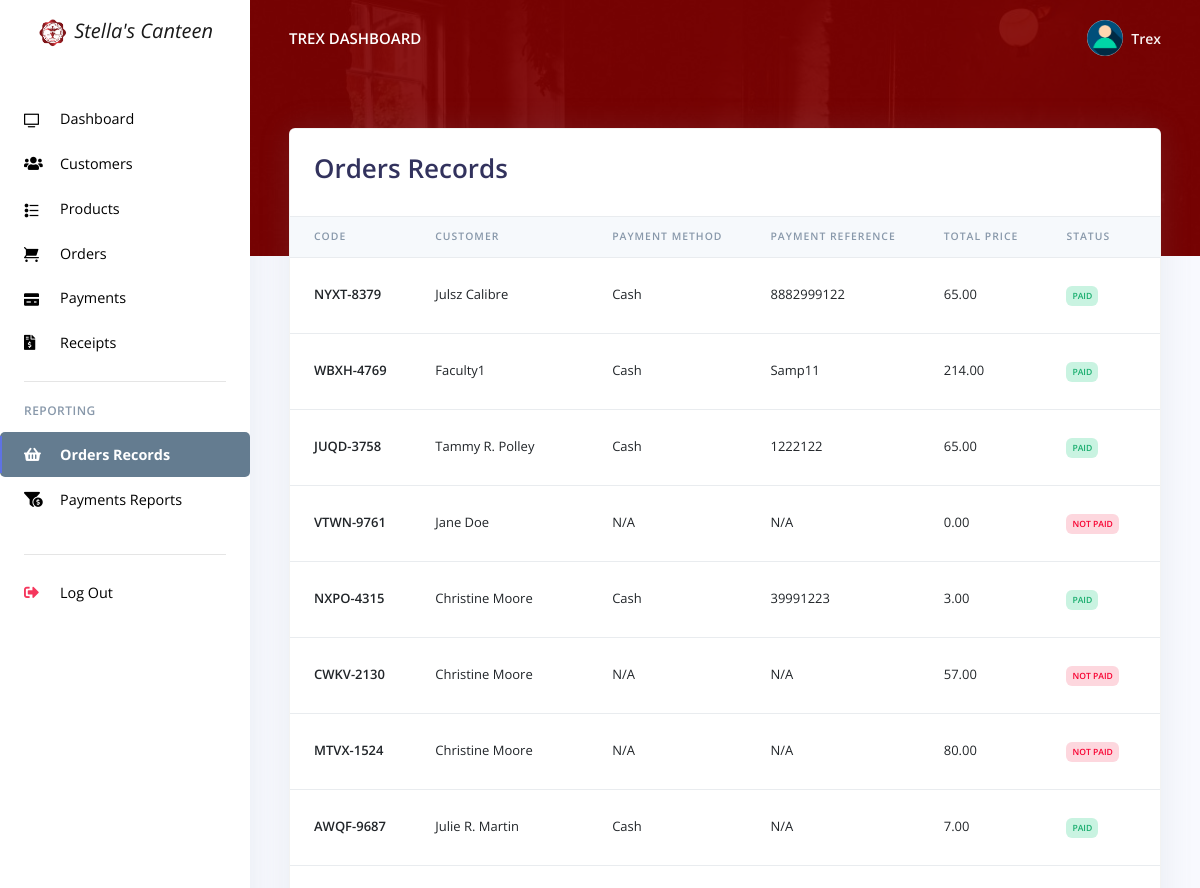
Before: /stella/admin/orders_reports.php (signed in, upper part) with the older database file.
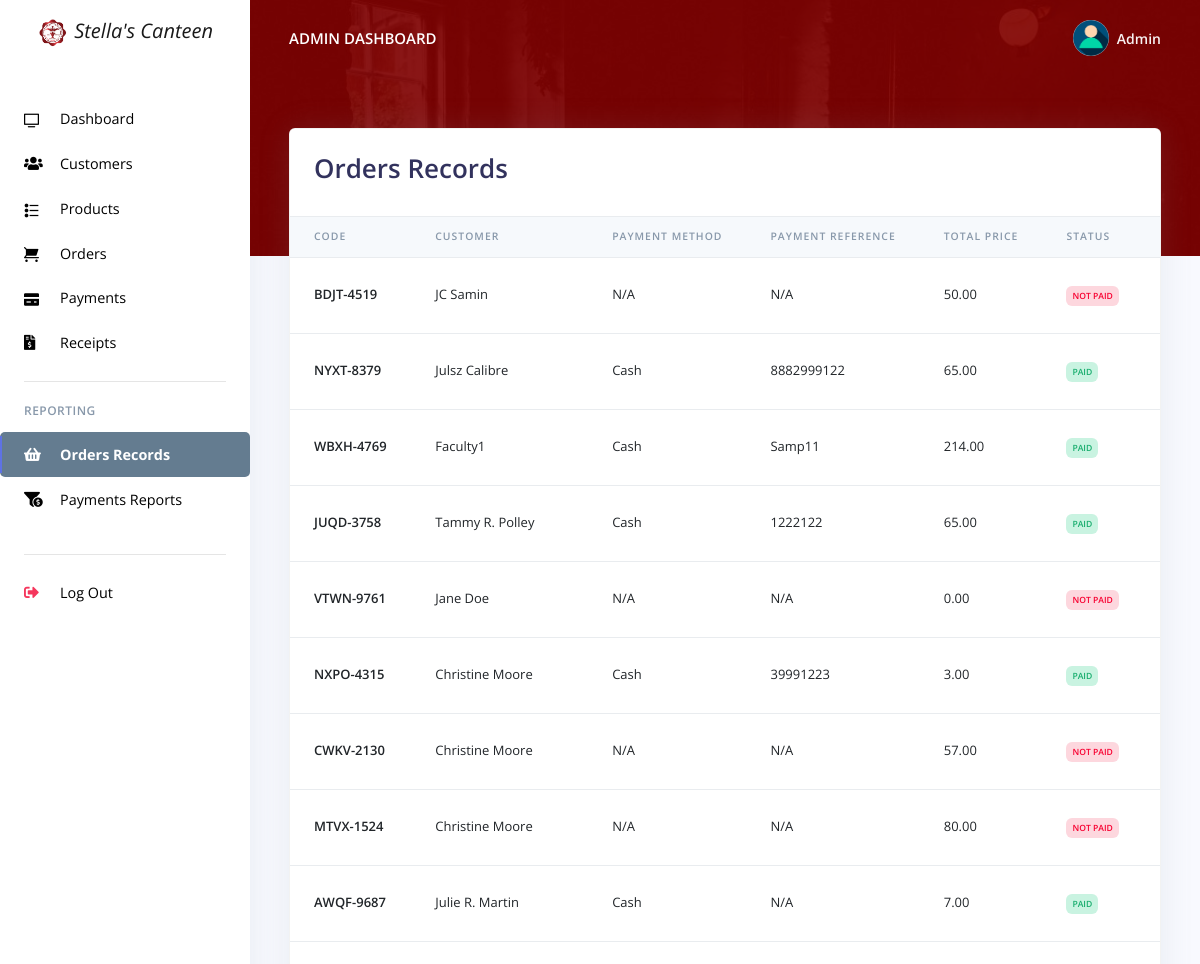
After: the same page with the newer database file.
### tables this page shows
CREATE TABLE `rpos_admin` (
  `admin_id` varchar(200) NOT NULL,
  `admin_name` varchar(200) NOT NULL,
  `admin_email` varchar(200) NOT NULL,
  `admin_password` varchar(200) NOT NULL
);

CREATE TABLE `rpos_orders` (
  `order_id` varchar(200) NOT NULL,
  `order_code` varchar(200) NOT NULL,
  `customer_id` varchar(200) NOT NULL,
  `customer_name` varchar(200) NOT NULL,
  `prod_id` varchar(200) NOT NULL,
  `prod_name` varchar(200) NOT NULL,
  `prod_price` varchar(200) NOT NULL,
  `prod_qty` varchar(200) NOT NULL,
  `order_status` varchar(200) NOT NULL,
  `created_at` timestamp(6) NOT NULL DEFAULT current_timestamp(6) ON UPDATE current_timestamp(6)
);

CREATE TABLE `rpos_payments` (
  `pay_id` varchar(200) NOT NULL,
  `pay_code` varchar(200) NOT NULL,
  `order_code` varchar(200) NOT NULL,
  `customer_id` varchar(200) NOT NULL,
  `pay_amt` varchar(200) NOT NULL,
  `pay_method` varchar(200) NOT NULL,
  `created_at` timestamp(6) NOT NULL DEFAULT current_timestamp(6) ON UPDATE current_timestamp(6),
  `pay_ref` varchar(60) NOT NULL,
  `pay_proof` varchar(100) NOT NULL
);

### stella/admin/orders_reports.php (the view, shortened to what the changed rows need)
<?php
include('config/config.php');
require_once('partials/_head.php');
?>
<body>
    <?php
    require_once('partials/_sidebar.php');
    ?>
    <div class="main-content">
        <?php
        require_once('partials/_topnav.php');
        ?>
        <div class="container-fluid mt--8">
            <div class="row">
                <div class="col">
                    <div class="card shadow">
                        <div class="card-header border-0">
                            <h1 class="font-extrabold">Orders Records</h1>
                        </div>
                        <div class="table-responsive">
                            <table class="table align-items-center table-flush">
                                <thead class="thead-light">
                                    <tr>
                                        <th class="" scope="col">Code</th>
                                        <th scope="col">Customer</th>
                                        <th scope="col">Payment Method</th>
                                        <th scope="col">Payment Reference</th>
                                        <th scope="col">Total Price</th>
                                        <th scope="col">Status</th>
                                        <th scope="col">Date</th>
                                    </tr>
                                </thead>
                                <tbody>
                                    <?php
                                    $ret = "SELECT * FROM rpos_orders ORDER BY `created_at` DESC";
                                    $stmt = $mysqli->prepare($ret);
                                    $stmt->execute();
                                    $res = $stmt->get_result();
                                    while ($order = $res->fetch_object()) {
                                        $total = $order->prod_price;
                                        $query = $mysqli->prepare("SELECT pay_method, pay_ref FROM rpos_payments WHERE order_code = ? ORDER BY created_at DESC LIMIT 1");
                                        $query->bind_param("s", $order->order_code);
                                        $query->execute();
                                        $payment_result = $query->get_result();
                                        $pay_method = "N/A";
                                        $pay_ref = "N/A";
                                        if ($payment_result->num_rows > 0) {
                                            $payment = $payment_result->fetch_object();
                                            $pay_method = $payment->pay_method;
                                            $pay_ref = $payment->pay_ref;
                                        }
                                        ?>
                                        <tr>
                                            <th class="text-black" scope="row"><?php echo $order->order_code; ?></th>
                                            <td><?php echo $order->customer_name; ?></td>
                                            <td><?php echo $pay_method; ?></td>
                                            <td><?php echo $pay_ref; ?></td>
                                            <td><?php echo number_format($total, 2); ?></td>
                                            <td>
                                                <?php
                                                if ($order->order_status == '') {
                                                    echo "<span class='badge badge-danger'>Not Paid</span>";
                                                } elseif ($order->order_status == 'Paid') {
                                                    echo "<span class='badge badge-success'>$order->order_status</span>";
                                                } else {
                                                    echo "<span class='badge badge-info'>$order->order_status</span>";
                                                }
                                                ?>
                                            </td>
                                            <td><?php echo date('d/M/Y g:i', strtotime($order->created_at)); ?></td>
                                        </tr>
                                    <?php } ?>
                                </tbody>
                            </table>
                        </div>
                    </div>
                </div>
            </div>
        </div>
    </div>
</body>
</html>

### stella/admin/partials/_sidebar.php (shortened to what the changed rows need)
<?php
$admin_id = $_SESSION['admin_id'];
$ret = "SELECT * FROM  rpos_admin  WHERE admin_id = '$admin_id'";
$stmt = $mysqli->prepare($ret);
$stmt->execute();
$res = $stmt->get_result();
while ($admin = $res->fetch_object()) {
  ?>
  <nav class="navbar navbar-vertical fixed-left navbar-expand-md navbar-light bg-white" id="sidenav-main">
    <div class="container-fluid">
      <a class="navbar-brand pt-0" href="dashboard.php">
        <img alt="Logo" src="assets/img/theme/CICLOGO.png"> <i>Stella's Canteen</i>
      </a>
      <div class="collapse navbar-collapse" id="sidenav-collapse-main">
        <ul class="navbar-nav">
          <li class="nav-item">
            <a class="nav-link <?php if (basename($_SERVER['PHP_SELF']) == 'dashboard.php')
              echo 'active'; ?>"
              href="dashboard.php">
              <i class="ni ni-tv-2"></i> Dashboard
            </a>
          </li>
          <li class="nav-item">
            <a class="nav-link <?php if (basename($_SERVER['PHP_SELF']) == 'customes.php')
              echo 'active'; ?>"
              href="customes.php">
              <i class="fas fa-users"></i> Customers
            </a>
          </li>
          <li class="nav-item">
            <a class="nav-link <?php if (basename($_SERVER['PHP_SELF']) == 'products.php')
              echo 'active'; ?>"
              href="products.php">
              <i class="ni ni-bullet-list-67"></i> Products
            </a>
          </li>
          <li class="nav-item">
            <a class="nav-link <?php if (basename($_SERVER['PHP_SELF']) == 'orders.php')
              echo 'active'; ?>"
              href="orders.php">
              <i class="ni ni-cart"></i> Orders
            </a>
          </li>
          <li class="nav-item">
            <a class="nav-link <?php if (basename($_SERVER['PHP_SELF']) == 'payments.php')
              echo 'active'; ?>"
              href="payments.php">
              <i class="ni ni-credit-card"></i> Payments
            </a>
          </li>
          <li class="nav-item">
            <a class="nav-link <?php if (basename($_SERVER['PHP_SELF']) == 'receipts.php')
              echo 'active'; ?>"
              href="receipts.php">
              <i class="fas fa-file-invoice-dollar"></i> Receipts
            </a>
          </li>
        </ul>
        <hr class="my-3">
        <h6 class="navbar-heading text-muted">Reporting</h6>
        <ul class="navbar-nav mb-md-3">
          <li class="nav-item">
            <a class="nav-link <?php if (basename($_SERVER['PHP_SELF']) == 'orders_reports.php')
              echo 'active'; ?>"
              href="orders_reports.php">
              <i class="fas fa-shopping-basket"></i> Orders Records
            </a>
          </li>
          <li class="nav-item">
            <a class="nav-link <?php if (basename($_SERVER['PHP_SELF']) == 'payments_reports.php')
              echo 'active'; ?>"
              href="payments_reports.php">
              <i class="fas fa-funnel-dollar"></i> Payments Reports
            </a>
          </li>
        </ul>
        <hr class="my-3">
        <ul class="navbar-nav mb-md-3">
          <li class="nav-item">
            <a class="nav-link" href="logout.php">
              <i class="fas fa-sign-out-alt text-danger"></i> Log Out
            </a>
          </li>
        </ul>
      </div>
    </div>
  </nav>
<?php } ?>

### stella/admin/partials/_topnav.php (shortened to what the changed rows need)
<?php
$admin_id = $_SESSION['admin_id'];
$ret = "SELECT * FROM  rpos_admin  WHERE admin_id = '$admin_id'";
$stmt = $mysqli->prepare($ret);
$stmt->execute();
$res = $stmt->get_result();
while ($admin = $res->fetch_object()) {
?>
    <nav class="navbar navbar-top navbar-expand-md navbar-dark" id="navbar-main">
        <div class="container-fluid">
            <a class="h4 mb-0 text-white text-uppercase d-none d-lg-inline-block" href="dashboard.php"><?php echo $admin->admin_name; ?> Dashboard</a>
            <ul class="navbar-nav align-items-center d-none d-md-flex">
                <li class="nav-item dropdown">
                    <a class="nav-link pr-0" href="#" role="button" data-toggle="dropdown" aria-haspopup="true" aria-expanded="false">
                        <div class="media align-items-center">
                            <span class="avatar avatar-sm rounded-circle">
                                <img alt="Image placeholder" src="assets/img/theme/user-a-min.png">
                            </span>
                            <div class="media-body ml-2 d-none d-lg-block">
                                <span class="mb-0 text-sm  font-weight-bold"><?php echo $admin->admin_name; ?></span>
                            </div>
                        </div>
                    </a>
                </li>
            </ul>
        </div>
    </nav>
<?php } ?>

Changed rows visible on the page:
changed rpos_admin: admin_name "TREX" → "ADMIN"; admin_name "Trex" → "Admin"
added rpos_orders: order_code "BDJT-4519", customer_name "JC Samin", pay_method "N/A", pay_ref "N/A", prod_price "50.00", order_status "NOT PAID"
